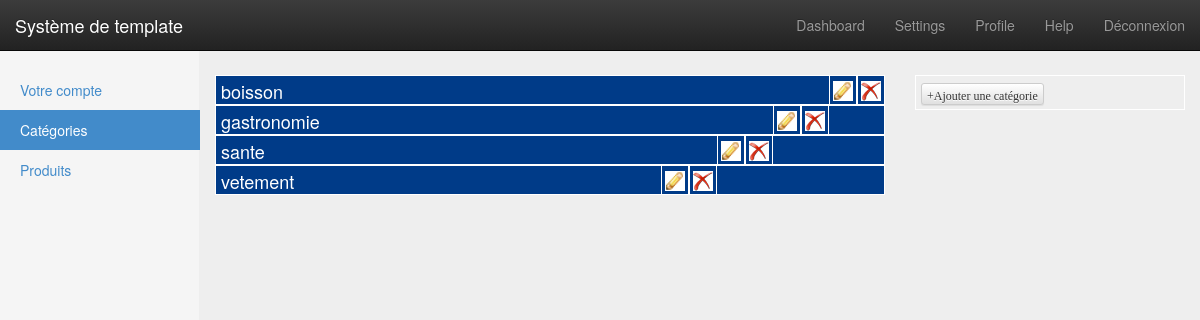
The page /admin-serou/category.php on the database its author committed.
### tables this page shows
CREATE TABLE `categorieproduits` (
  `code_categorie_produit` int(11) NOT NULL,
  `lib_categorie_produit` varchar(255) NOT NULL
);

### admin-serou/category.php (called while the page is built, shortened)
<?php
	require('model/Map.php');
	try {
		$map = new Map();
		$categories = $map->getCategory();
		require_once("view/vueCategory.php");
	} catch (Exception $e) {
	    $msgErreur = $e->getMessage();
	    require_once("view/vueErreur.php");
	}

### admin-serou/model/Map.php (called while the page is built, shortened)
<?php
class Map extends BDD{
    function getCategory() {
        $bdd = parent::getBdd();
		$sql = "SELECT *";
		$sql .= " FROM  categorieproduits as cp";
		$sql .= " ORDER BY lib_categorie_produit ASC";
        $datas = $bdd->query($sql);
		while ($resultat = $datas->fetch(PDO::FETCH_OBJ)) {
            $count[] = $resultat;
        }
		return $count;
    }
}

### admin-serou/view/vueCategory.php (the view, shortened to what this page needs)
<?php include("view/template/vueHeader.php");  ?>
	<body>
		<?php include("view/template/vueMenu.php");  ?>
		<div class="container-fluid">
			<div class="row">
				<?php include "view/template/vueSidebar.php"; ?>
				<div class="col-md-7 col-sm-7 col-sm-offset-2 markers">
					<?php foreach ($categories as $category) : ?>
					<div class="todo">
						<span class="delete deleteCat" id="<?php echo $category->code_categorie_produit; ?>">
							<a href="category.php?id=<?php echo $category->code_categorie_produit; ?>">
								<img src="common/img/supprimer.gif" alt="supprimer" />
							</a>
						</span>
						<span class="update" id="<?php echo $category->code_categorie_produit;?>">
							<a href="categoryUpdate.php?id=<?php echo $category->code_categorie_produit;?>">
								<img src="common/img/modifier.gif" alt="modifier" />
							</a>
						</span>
						<h4 class="titre"><?php echo nl2br(stripslashes($category->lib_categorie_produit));?></h4>
					</div>
					<?php endforeach; ?>
				</div>
				<div class="col-md-3 col-sm-3 ajoutMarkers">
					<h4 id="ajout">
						<button type="button" class="btn btn-default btn-xs">
							<span class="glyphicon glyphicon-plus">Ajouter une catégorie</span>
						</button>
					</h4>
				</div>
			</div>
	    <?php require('template/vueFooter.php'); ?>
	</body>
</html>

### admin-serou/common/css/admin.css (style rules this page uses)
body { padding-top: 60px; padding-bottom: 40px; background-color: #eee; }

### admin-serou/common/css/style.css (style rules this page uses)
body { width: 100%; padding-top: 75px; margin: 0 auto; }
.markers .todo h4.titre { cursor: pointer; height: 30px; background: #003b88; color: white; border: solid 1px white; line-height: 30px; padding-left: 5px; margin: 0; }
.markers .todo .delete, .markers .todo .update { float: right; padding: 3px; border: solid 1px white; }
.markers .todo .delete a, .markers .todo .update a { text-decoration: none; }
.markers .todo .delete a img, .markers .todo .update a img { width: 20px; height: 20px; }
.ajoutMarkers h4#ajout { cursor: pointer; height: 35px; color: white; border: solid 1px white; line-height: 30px; padding-left: 5px; margin: 0; }

### rows shown on the page
categorieproduits: lib_categorie_produit "boisson"
categorieproduits: lib_categorie_produit "gastronomie"
categorieproduits: lib_categorie_produit "sante"
categorieproduits: lib_categorie_produit "vetement"
